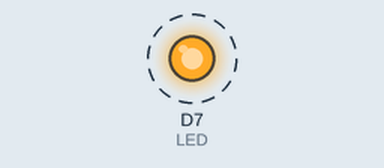
Simulated run of this sketch. Board: ESP8266 (NodeMCU). Parts: output pins drawn as LEDs (lit = HIGH). Dashed ring = blinking.

Above: at 0.5 s.
Timing chart, 0 to 4.6 s (numbered marks = the images above):
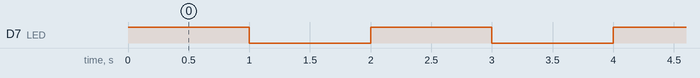

Measured:
- by itself, D7 (LED): alternates HIGH for 1.0 s and LOW for 1.0 s

The sketch:

blink.ino
```cpp
/*
 *
 * Name: BlinkLED
 * Date: 27 January 2021
 * Github: elliotalker
 *
*/

#define LED D7 // NodeMCU D7 GPIO Pin 13 (https://www.electronicwings.com/nodemcu/nodemcu-gpio-with-arduino-ide)

void setup() {
  pinMode(LED, OUTPUT);
}

void loop() {
  digitalWrite(LED, HIGH);
  delay(1000);
  digitalWrite(LED, LOW);
  delay(1000);
}
```
